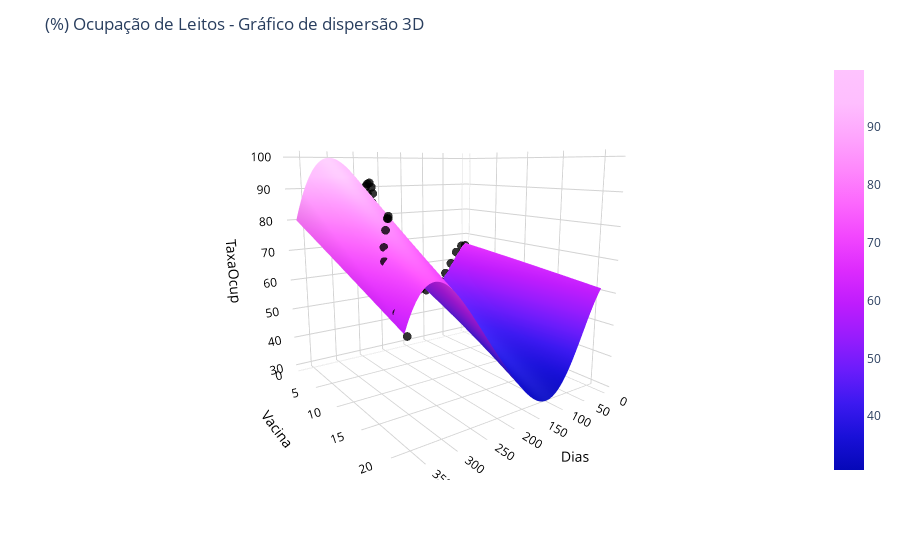

Notebook code for this chart:
### Code cell
# Create a 3D scatter plot with predictions
fig = px.scatter_3d(brasil, x=brasil['Dias'], y=brasil['Vacina'], z=brasil['TaxaOcup'], 
                 opacity=0.8, color_discrete_sequence=['black'])

# Set figure title and colors
fig.update_layout(title_text="(%) Ocupação de Leitos - Gráfico de dispersão 3D",
                  scene = dict(xaxis=dict(backgroundcolor='white',
                                          color='black',
                                          gridcolor='lightgrey'),
                               yaxis=dict(backgroundcolor='white',
                                          color='black',
                                          gridcolor='lightgrey'),
                               zaxis=dict(backgroundcolor='white',
                                          color='black', 
                                          gridcolor='lightgrey')))
# Update marker size
fig.update_traces(marker=dict(size=3))

# Add prediction plane
fig.add_traces(go.Surface(x=xrange, y=yrange, z=pred_svr, name='SVR',
                          colorscale=px.colors.sequential.Plotly3))

fig.show()

### Figure 1 — Plotly figure (JSON) as saved in the notebook; plotly's stock layout.template omitted (floating-point values rounded to 4 significant figures; data arrays with more than 128 entries replaced by an {"elided": "..."} marker saying what was removed)
{"data": [{"hovertemplate": "Dias=%{x}<br>Vacina=%{y}<br>TaxaOcup=%{z}<extra></extra>", "legendgroup": "", "marker": {"color": "black", "opacity": 0.8, "size": 3, "symbol": "circle"}, "mode": "markers", "name": "", "scene": "scene", "showlegend": false, "type": "scatter3d", "x": [0, 10, 24, 38, 52, 66, 80, 101, 115, 129, 143, 157, 171, 185, 199, 220, 227, 234, 241, 248, 255, 262, 269, 276, 283, 290, 297, 304, 311, 318, 325, 332, 339, 346, 353, 360, 367], "y": [0, 0, 0, 0, 0, 0, 0, 0, 0, 0, 0, 0, 0, 0, 0, 0.81, 1.27, 1.78, 2.3, 2.66, 3.02, 3.5, 4.63, 6.38, 8.24, 10.18, 11.3, 12.14, 13.18, 13.96, 14.52, 14.95, 15.37, 16.16, 17.4, 19.37, 21.48], "z": [65.51, 65.5, 63.2, 58.87, 55.17, 52.39, 49.13, 49.49, 50.33, 54.71, 63.61, 67.39, 67.48, 73.19, 70.26, 78.61, 83.37, 88.06, 90.3, 91.78, 91.52, 90.85, 88.7, 86.22, 83.44, 82.22, 78.33, 78.58, 83.52, 84.48, 84.11, 81.3, 77.19, 74.07, 67.33, 63.7, 60.19]}, {"colorscale": [[0, "#0508b8"], [0.08333, "#1910d8"], [0.1667, "#3c19f0"], [0.25, "#6b1cfb"], [0.3333, "#981cfd"], [0.4167, "#bf1cfd"], [0.5, "#dd2bfd"], [0.5833, "#f246fe"], [0.6667, "#fc67fd"], [0.75, "#fe88fc"], [0.8333, "#fea5fd"], [0.9167, "#febefe"], [1, "#fec3fe"]], "name": "SVR", "type": "surface", "x": {"elided": "367 int values"}, "y": [0, 1, 2, 3, 4, 5, 6, 7, 8, 9, 10, 11, 12, 13, 14, 15, 16, 17, 18, 19, 20, 21], "z": {"elided": "22x367 float values"}}], "layout": {"autosize": true, "legend": {"tracegroupgap": 0}, "margin": {"t": 60}, "scene": {"aspectmode": "auto", "aspectratio": {"x": 1, "y": 1, "z": 1}, "camera": {"center": {"x": 0, "y": 0, "z": 0}, "eye": {"x": 1.221, "y": 1.732, "z": 0.4413}, "projection": {"type": "perspective"}, "up": {"x": 0, "y": 0, "z": 1}}, "domain": {"x": [0, 1], "y": [0, 1]}, "xaxis": {"backgroundcolor": "white", "color": "black", "gridcolor": "lightgrey", "title": {"text": "Dias"}, "type": "linear"}, "yaxis": {"backgroundcolor": "white", "color": "black", "gridcolor": "lightgrey", "title": {"text": "Vacina"}, "type": "linear"}, "zaxis": {"backgroundcolor": "white", "color": "black", "gridcolor": "lightgrey", "title": {"text": "TaxaOcup"}, "type": "linear"}}, "title": {"text": "(%) Ocupação de Leitos - Gráfico de dispersão 3D"}}}
